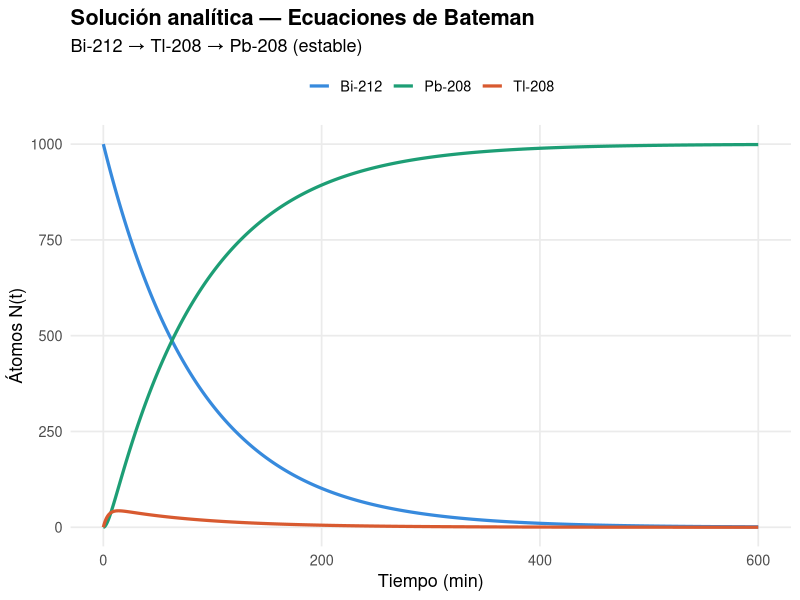
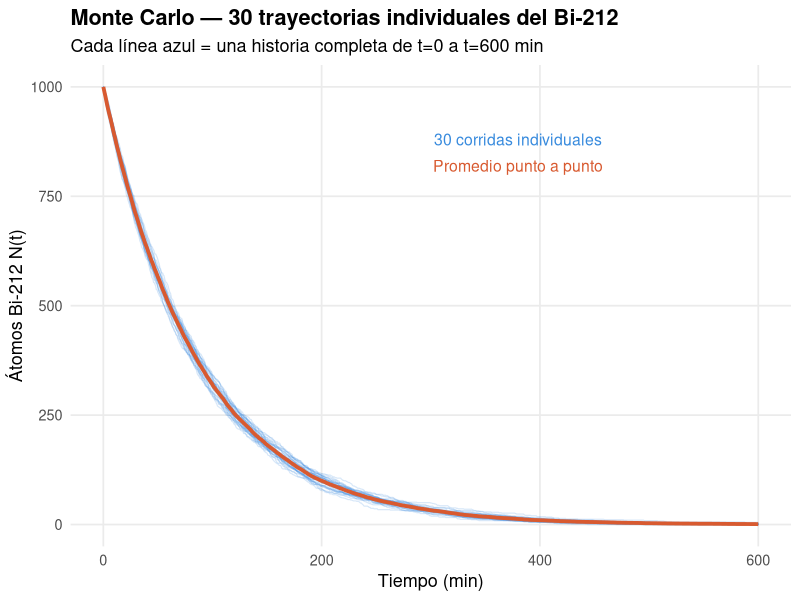
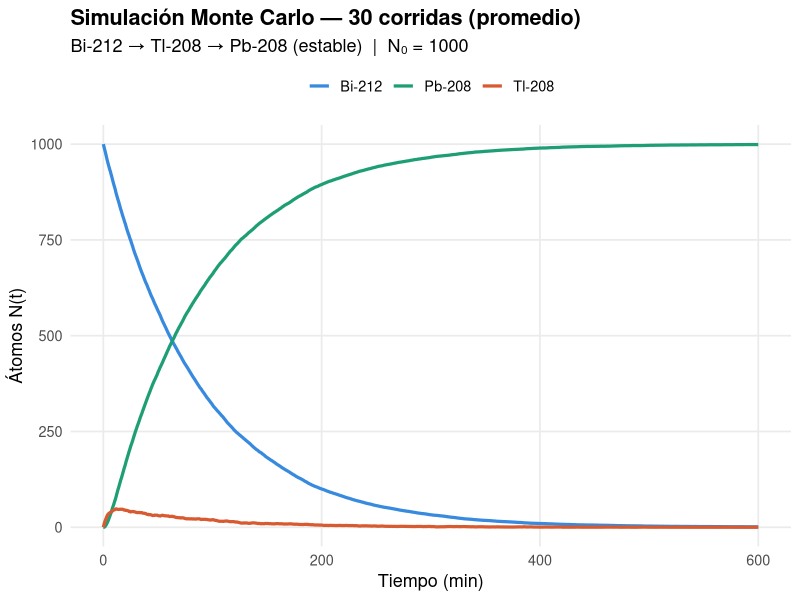

These figures' R source, in order:
# Codigo de validacion del metodo de Monte Carlo

# Matias Berrio
# Samuel Vargas


library(ggplot2)
library(tidyr)



T12_A  <- 60.6              # vida media Bi-212 [min]
T12_B  <- 3.05              # vida media Tl-208 [min]
lA     <- log(2) / T12_A
lB     <- log(2) / T12_B

N0     <- 1000              # átomos iniciales
t_max  <- 600               # [min]  ~10 vidas medias del padre
dt     <- 0.5               # paso de tiempo [min]
n_runs <- 30                # corridas Monte Carlo

tiempo <- seq(0, t_max, by = dt)

colores <- c("Bi-212" = "#378ADD",
             "Tl-208" = "#D85A30",
             "Pb-208" = "#1D9E75")

# 1. Solución analítica de Bateman

NA_ <- N0 * exp(-lA * tiempo)
NB_ <- N0 * lA / (lB - lA) * (exp(-lA * tiempo) - exp(-lB * tiempo))
NC_ <- N0 - NA_ - NB_

bat <- data.frame(t = tiempo, `Bi-212` = NA_, `Tl-208` = NB_, `Pb-208` = NC_,
                  check.names = FALSE) |>
  pivot_longer(-t, names_to = "isotopo", values_to = "N")

p1 <- ggplot(bat, aes(x = t, y = N, color = isotopo)) +
  geom_line(linewidth = 1.1) +
  scale_color_manual(values = colores) +
  labs(
    title    = "Solución analítica — Ecuaciones de Bateman",
    subtitle = "Bi-212 → Tl-208 → Pb-208 (estable)",
    x        = "Tiempo (min)", y = "Átomos N(t)", color = NULL
  ) +
  theme_minimal(base_size = 13) +
  theme(plot.title = element_text(face = "bold"),
        legend.position = "top",
        panel.grid.minor = element_blank())

# 2. Simulación Monte Carlo

p_A <- 1 - exp(-lA * dt)
p_B <- 1 - exp(-lB * dt)
n_steps <- length(tiempo)

set.seed(42)

# Guardar todas las corridas individualmente para Bi-212
runs_A <- matrix(0, nrow = n_steps, ncol = n_runs)
sum_A  <- numeric(n_steps)
sum_B  <- numeric(n_steps)
sum_C  <- numeric(n_steps)

for (r in seq_len(n_runs)) {
  nA <- N0; nB <- 0; nC <- 0
  vA <- numeric(n_steps); vB <- numeric(n_steps); vC <- numeric(n_steps)
  vA[1] <- nA
  
  for (i in 2:n_steps) {
    dA    <- rbinom(1, nA, p_A)
    dB    <- rbinom(1, nB, p_B)
    nA    <- nA - dA
    nB    <- nB + dA - dB
    nC    <- nC + dB
    vA[i] <- nA; vB[i] <- nB; vC[i] <- nC
  }
  runs_A[, r] <- vA
  sum_A <- sum_A + vA
  sum_B <- sum_B + vB
  sum_C <- sum_C + vC
}

# Gráfica 2: 30 trayectorias individuales del Bi-212 

corridas_df <- as.data.frame(runs_A)
colnames(corridas_df) <- paste0("r", seq_len(n_runs))
corridas_df$t <- tiempo
corridas_long <- pivot_longer(corridas_df, -t, names_to = "corrida", values_to = "N")

promedio_df <- data.frame(t = tiempo, N = rowMeans(runs_A))

p2 <- ggplot() +
  geom_line(data = corridas_long,
            aes(x = t, y = N, group = corrida),
            color = "#378ADD", alpha = 0.2, linewidth = 0.4) +
  geom_line(data = promedio_df,
            aes(x = t, y = N),
            color = "#D85A30", linewidth = 1.3) +
  annotate("text", x = 380, y = 880,
           label = "30 corridas individuales", color = "#378ADD", size = 4) +
  annotate("text", x = 380, y = 820,
           label = "Promedio punto a punto",  color = "#D85A30", size = 4) +
  labs(
    title    = "Monte Carlo — 30 trayectorias individuales del Bi-212",
    subtitle = "Cada línea azul = una historia completa de t=0 a t=600 min",
    x        = "Tiempo (min)", y = "Átomos Bi-212 N(t)"
  ) +
  theme_minimal(base_size = 13) +
  theme(plot.title    = element_text(face = "bold"),
        panel.grid.minor = element_blank())

# Gráfica 3: promedio MC vs los 3 isótopos 

mc <- data.frame(
  t        = tiempo,
  `Bi-212` = sum_A / n_runs,
  `Tl-208` = sum_B / n_runs,
  `Pb-208` = sum_C / n_runs,
  check.names = FALSE
) |> pivot_longer(-t, names_to = "isotopo", values_to = "N")

p3 <- ggplot(mc, aes(x = t, y = N, color = isotopo)) +
  geom_line(linewidth = 1.1) +
  scale_color_manual(values = colores) +
  labs(
    title    = paste("Simulación Monte Carlo —", n_runs, "corridas (promedio)"),
    subtitle = "Bi-212 → Tl-208 → Pb-208 (estable)  |  N₀ = 1000",
    x        = "Tiempo (min)", y = "Átomos N(t)", color = NULL
  ) +
  theme_minimal(base_size = 13) +
  theme(plot.title    = element_text(face = "bold"),
        legend.position = "top",
        panel.grid.minor = element_blank())

# Mostrar 

print(p1)
print(p2)
print(p3)
